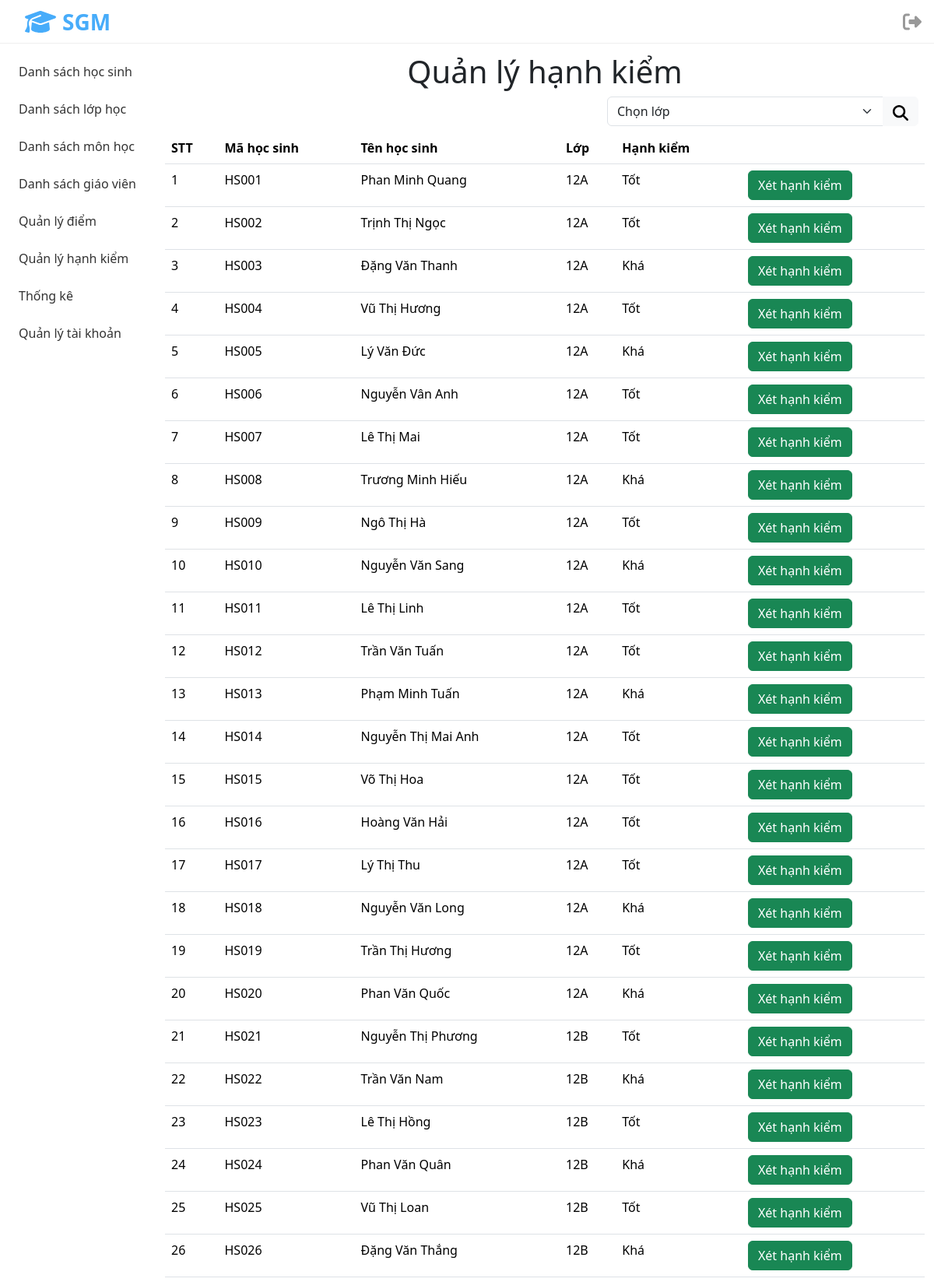
The page /views/conducts/list.php (signed in, upper part) on the database its author committed.
### tables this page shows
CREATE TABLE `hocsinh` (
  `MaHS` varchar(10) NOT NULL,
  `TenHS` varchar(255) NOT NULL,
  `GioiTinh` varchar(10) NOT NULL,
  `NgaySinh` date NOT NULL,
  `DanToc` varchar(255) DEFAULT NULL,
  `TonGiao` varchar(255) DEFAULT NULL,
  `DiaChi` varchar(255) DEFAULT NULL,
  `MaLop` varchar(10) DEFAULT NULL
);

CREATE TABLE `hanhkiem` (
  `MaHK` varchar(10) NOT NULL,
  `TenHK` varchar(50) NOT NULL
);

### models/conducts/list.php (the view)
<?php
$dirRoot = strstr(__DIR__, '\models', true);
require_once $dirRoot . '/connection.php';
$sql = "SELECT ROW_NUMBER() OVER (ORDER BY `hocsinh`.`MaHS` ASC) AS `STT`,
    `hocsinh`.`MaHS`,
    `hocsinh`.`TenHS`,
    `hocsinh`.`MaLop`,
    `hanhkiem`.`TenHK`
FROM `hocsinhhanhkiem`
INNER JOIN `hocsinh` ON `hocsinhhanhkiem`.`MaHS` = `hocsinh`.`MaHS`
INNER JOIN `hanhkiem` ON `hocsinhhanhkiem`.`MaHK` = `hanhkiem`.`MaHK`
ORDER BY `MaHS` ASC";
$result = $conn->query($sql);
while ($row = $result->fetch_assoc()) {
?>
<tr>
    <td><?php echo $row['STT'] ?></td>
    <td><?php echo $row['MaHS'] ?></td>
    <td><?php echo $row['TenHS'] ?></td>
    <td><?php echo $row['MaLop'] ?></td>
    <td><?php echo $row['TenHK'] ?></td>
    <td>
        <a href="edit.php?sid=<?php echo $row['MaHS'] ?>" class="btn btn-success">
            Xét hạnh kiểm
        </a>
    </td>
</tr>
<?php
}
?>

### assets/css/style.css (style rules this page uses)
:root { --primary-color: #47acfa; }

### assets/css/header.css (style rules this page uses)
.header__container { position: fixed; top: 0; left: 0; width: 100%; height: 56px; z-index: 999; display: flex; justify-content: space-between; align-items: center; border-bottom: 1px solid #eee; background-color: #fff; }
.header__logo { text-decoration: none; display: flex; align-items: center; user-select: none; cursor: pointer; margin-left: 32px; }
.header__logo-img { width: 40px; margin-right: 8px; }
.header__logo-name { font-size: 28px; font-weight: 700; color: var(--primary-color); }
.header__logout { margin-right: 16px; cursor: pointer; }
.header__logout-img { width: 24px; }

### assets/css/navbar.css (style rules this page uses)
* { margin: 0; padding: 0; box-sizing: border-box; }
.navbar__container { position: fixed; }
.navbar__list { list-style: none; margin: 0; padding: 0; }
.navbar__link { width: 228px; text-decoration: none; color: #333; font-size: 16px; display: block; padding: 12px; border-radius: 8px; }

### rows shown on the page
hocsinh: STT "1", MaHS "HS001", TenHS "Phan Minh Quang", MaLop "12A", hanhkiem.TenHK "Tốt"
hocsinh: STT "2", MaHS "HS002", TenHS "Trịnh Thị Ngọc", MaLop "12A", hanhkiem.TenHK "Tốt"
hocsinh: STT "3", MaHS "HS003", TenHS "Đặng Văn Thanh", MaLop "12A", hanhkiem.TenHK "Khá"
hocsinh: STT "4", MaHS "HS004", TenHS "Vũ Thị Hương", MaLop "12A", hanhkiem.TenHK "Tốt"
hocsinh: STT "5", MaHS "HS005", TenHS "Lý Văn Đức", MaLop "12A", hanhkiem.TenHK "Khá"
hocsinh: STT "6", MaHS "HS006", TenHS "Nguyễn Vân Anh", MaLop "12A", hanhkiem.TenHK "Tốt"
hocsinh: STT "7", MaHS "HS007", TenHS "Lê Thị Mai", MaLop "12A", hanhkiem.TenHK "Tốt"
hocsinh: STT "8", MaHS "HS008", TenHS "Trương Minh Hiếu", MaLop "12A", hanhkiem.TenHK "Khá"
hocsinh: STT "9", MaHS "HS009", TenHS "Ngô Thị Hà", MaLop "12A", hanhkiem.TenHK "Tốt"
hocsinh: STT "10", MaHS "HS010", TenHS "Nguyễn Văn Sang", MaLop "12A", hanhkiem.TenHK "Khá"
hocsinh: STT "11", MaHS "HS011", TenHS "Lê Thị Linh", MaLop "12A", hanhkiem.TenHK "Tốt"
hocsinh: STT "12", MaHS "HS012", TenHS "Trần Văn Tuấn", MaLop "12A", hanhkiem.TenHK "Tốt"
hocsinh: STT "13", MaHS "HS013", TenHS "Phạm Minh Tuấn", MaLop "12A", hanhkiem.TenHK "Khá"
hocsinh: STT "14", MaHS "HS014", TenHS "Nguyễn Thị Mai Anh", MaLop "12A", hanhkiem.TenHK "Tốt"
hocsinh: STT "15", MaHS "HS015", TenHS "Võ Thị Hoa", MaLop "12A", hanhkiem.TenHK "Tốt"
hocsinh: STT "16", MaHS "HS016", TenHS "Hoàng Văn Hải", MaLop "12A", hanhkiem.TenHK "Tốt"
hocsinh: STT "17", MaHS "HS017", TenHS "Lý Thị Thu", MaLop "12A", hanhkiem.TenHK "Tốt"
hocsinh: STT "18", MaHS "HS018", TenHS "Nguyễn Văn Long", MaLop "12A", hanhkiem.TenHK "Khá"
hocsinh: STT "19", MaHS "HS019", TenHS "Trần Thị Hương", MaLop "12A", hanhkiem.TenHK "Tốt"
hocsinh: STT "20", MaHS "HS020", TenHS "Phan Văn Quốc", MaLop "12A", hanhkiem.TenHK "Khá"
hocsinh: STT "21", MaHS "HS021", TenHS "Nguyễn Thị Phương", MaLop "12B", hanhkiem.TenHK "Tốt"
hocsinh: STT "22", MaHS "HS022", TenHS "Trần Văn Nam", MaLop "12B", hanhkiem.TenHK "Khá"
hocsinh: STT "23", MaHS "HS023", TenHS "Lê Thị Hồng", MaLop "12B", hanhkiem.TenHK "Tốt"
hocsinh: STT "24", MaHS "HS024", TenHS "Phan Văn Quân", MaLop "12B", hanhkiem.TenHK "Khá"
hocsinh: STT "25", MaHS "HS025", TenHS "Vũ Thị Loan", MaLop "12B", hanhkiem.TenHK "Tốt"
hocsinh: STT "26", MaHS "HS026", TenHS "Đặng Văn Thắng", MaLop "12B", hanhkiem.TenHK "Khá"
